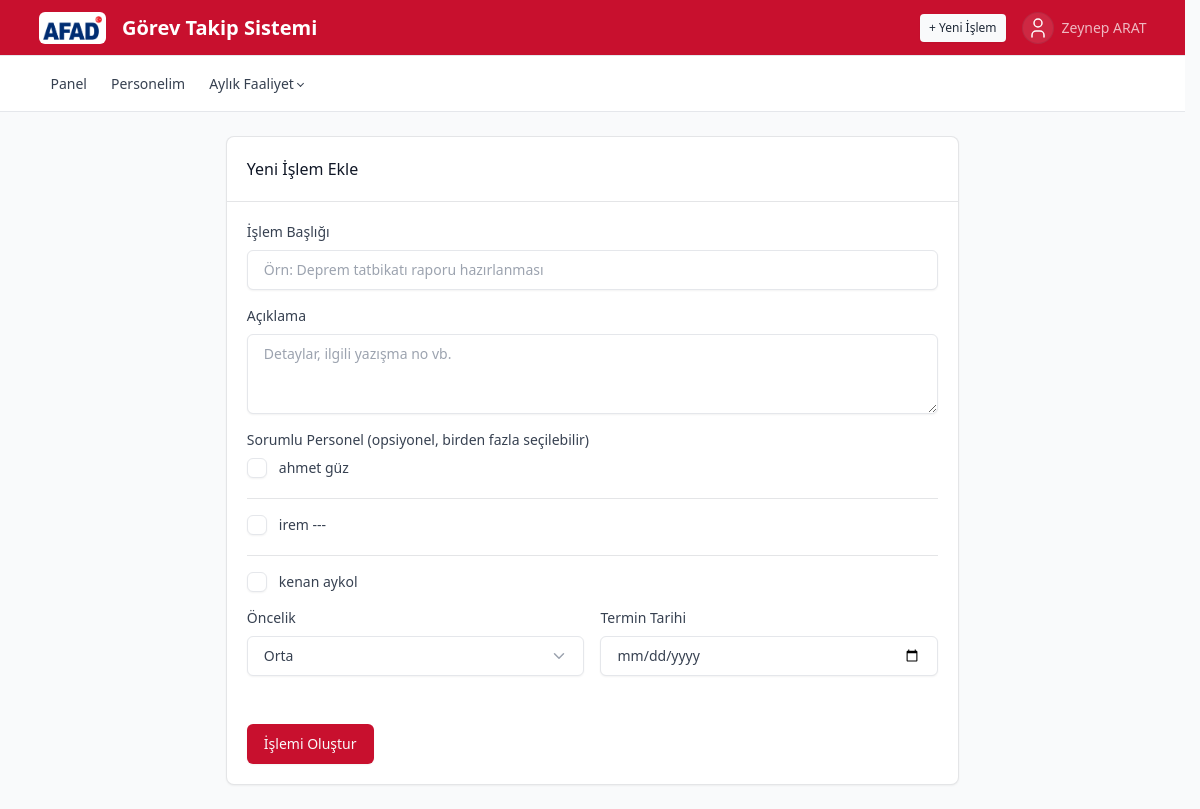
Screenshot of /tasks/new (signed in) with the database file from the repository.
### tables this page shows
CREATE TABLE users (
            id INTEGER PRIMARY KEY AUTOINCREMENT,
            username TEXT UNIQUE NOT NULL,
            password_hash TEXT NOT NULL,
            full_name TEXT NOT NULL,
            role TEXT NOT NULL CHECK(role IN ('admin','manager')),
            department TEXT,
            is_active INTEGER NOT NULL DEFAULT 1
        , email TEXT);

CREATE TABLE personnel (
            id INTEGER PRIMARY KEY AUTOINCREMENT,
            manager_id INTEGER NOT NULL,
            full_name TEXT NOT NULL,
            is_active INTEGER NOT NULL DEFAULT 1,
            created_at TEXT NOT NULL,
            FOREIGN KEY(manager_id) REFERENCES users(id)
        );

### app.py (the view, shortened to what this page needs)
@app.route("/tasks/new", methods=["GET", "POST"])
@login_required
def new_task():
    db = get_db()
    user = current_user()
    if user["role"] == "admin":
        managers = db.execute(
            "SELECT id, full_name, department FROM users WHERE role='manager' AND is_active=1 ORDER BY full_name"
        ).fetchall()
        personnel_options = []
    else:
        managers = [user]
        personnel_options = db.execute(
            "SELECT * FROM personnel WHERE manager_id=? AND is_active=1 ORDER BY full_name", (user["id"],)
        ).fetchall()
    return render_template("task_form.html", managers=managers, user=user, task=None, personnel_options=personnel_options)

### app.py (called while the page is built)
def get_db():
    if "db" not in g:
        g.db = sqlite3.connect(DB_PATH)
        g.db.row_factory = sqlite3.Row
        g.db.execute("PRAGMA foreign_keys = ON")
    return g.db

def login_required(f):
    @wraps(f)
    def wrapper(*args, **kwargs):
        if "user_id" not in session:
            return redirect(url_for("login"))
        return f(*args, **kwargs)
    return wrapper

def current_user():
    if "user_id" not in session:
        return None
    db = get_db()
    return db.execute("SELECT * FROM users WHERE id=?", (session["user_id"],)).fetchone()

### templates/task_form.html (shortened to what this page needs)
{% extends "base.html" %}
{% block content %}
<div class="row justify-content-center">
  <div class="col-12 col-lg-8">
    <div class="card">
      <div class="card-header"><h2 class="card-title">Yeni İşlem Ekle</h2></div>
      <div class="card-body">
        <form method="post">
          <div class="mb-3">
            <label class="form-label">İşlem Başlığı</label>
            <input type="text" name="title" class="form-control" required placeholder="Örn: Deprem tatbikatı raporu hazırlanması">
          </div>
          <div class="mb-3">
            <label class="form-label">Açıklama</label>
            <textarea name="description" class="form-control" rows="3" placeholder="Detaylar, ilgili yazışma no vb."></textarea>
          </div>
          {% if user.role == 'admin' %}
          <div class="mb-3">
            <label class="form-label">Sorumlu Şube Müdürü</label>
            <select name="assigned_to" class="form-select" required>
              <option value="">Seçiniz</option>
              {% for mgr in managers %}
              <option value="{{ mgr.id }}">{{ mgr.full_name }} ({{ mgr.department }})</option>
              {% endfor %}
            </select>
          </div>
          {% else %}
          {% if personnel_options %}
          <div class="mb-3">
            <label class="form-label">Sorumlu Personel (opsiyonel, birden fazla seçilebilir)</label>
            <div class="divide-y">
              {% for p in personnel_options %}
              <label class="form-check my-1">
                <input class="form-check-input" type="checkbox" name="personnel_ids" value="{{ p.id }}">
                <span class="form-check-label">{{ p.full_name }}</span>
              </label>
              {% endfor %}
            </div>
          </div>
          {% endif %}
          {% endif %}
          <div class="row">
            <div class="col-6">
              <div class="mb-3">
                <label class="form-label">Öncelik</label>
                <select name="priority" class="form-select">
                  {% for p in PRIORITIES %}
                  <option value="{{ p }}" {% if p == 'Orta' %}selected{% endif %}>{{ p }}</option>
                  {% endfor %}
                </select>
              </div>
            </div>
            <div class="col-6">
              <div class="mb-3">
                <label class="form-label">Termin Tarihi</label>
                <input type="date" name="due_date" class="form-control">
              </div>
            </div>
          </div>
          <div class="form-footer">
            <button type="submit" class="btn btn-primary">İşlemi Oluştur</button>
          </div>
        </form>
      </div>
    </div>
  </div>
</div>
{% endblock %}

### templates/base.html (shortened to what this page needs)
<!doctype html>
<html lang="tr" data-bs-theme-primary="orange">
<head>
<link rel="stylesheet" href="{{ url_for('static', filename='vendor/tabler/css/tabler.min.css') }}">
<link rel="stylesheet" href="{{ url_for('static', filename='vendor/tabler/css/tabler-themes.min.css') }}">
<link rel="stylesheet" href="{{ url_for('static', filename='style.css') }}">
</head>
<body>
{% if session.get('user_id') %}
<header class="navbar navbar-expand-md navbar-dark bg-primary d-print-none">
  <div class="container-xl">
    <a href="{{ url_for('dashboard') }}" class="navbar-brand d-flex align-items-center pe-0 pe-md-3">
      <span class="bg-white rounded d-inline-flex align-items-center p-1 me-2">
        <img src="{{ url_for('static', filename='img/afad-logo.png') }}" alt="AFAD" style="height: 24px; width: auto;">
      </span>
      Görev Takip Sistemi
    </a>
    <div class="navbar-nav flex-row order-md-last align-items-center">
      <a href="{{ url_for('new_task') }}" class="btn btn-light btn-sm d-none d-sm-inline-block me-3">+ Yeni İşlem</a>
      <div class="nav-item dropdown">
        <a href="#" class="nav-link d-flex lh-1 text-reset p-0" data-bs-toggle="dropdown" aria-expanded="false">
          <span class="avatar avatar-sm bg-white-lt">
          </span>
          <div class="d-none d-xl-block ps-2">
            <div>{{ session.get('full_name') }}</div>
          </div>
        </a>
      </div>
    </div>
  </div>
</header>
<div class="navbar-expand-md d-print-none">
  <div class="collapse navbar-collapse" id="navbar-menu">
    <div class="navbar navbar-light">
      <div class="container-xl">
        <ul class="navbar-nav">
          <li class="nav-item"><a class="nav-link" href="{{ url_for('dashboard') }}">Panel</a></li>
          {% if session.get('role') == 'admin' %}
          <li class="nav-item"><a class="nav-link" href="{{ url_for('users') }}">Şube Müdürleri</a></li>
          <li class="nav-item"><a class="nav-link" href="{{ url_for('admins') }}">Yöneticiler</a></li>
          <li class="nav-item"><a class="nav-link" href="{{ url_for('reports') }}">Raporlar</a></li>
          <li class="nav-item"><a class="nav-link" href="{{ url_for('statistics') }}">İstatistikler</a></li>
          {% else %}
          <li class="nav-item"><a class="nav-link" href="{{ url_for('personnel') }}">Personelim</a></li>
          {% endif %}
          <li class="nav-item dropdown">
            <a class="nav-link dropdown-toggle {% if request.endpoint in ('monthly_activities', 'monthly_activity_entry', 'monthly_activity_report') %}active{% endif %}"
               href="#" data-bs-toggle="dropdown" aria-expanded="false">Aylık Faaliyet</a>
          </li>
        </ul>
      </div>
    </div>
  </div>
</div>
{% endif %}
<div class="page-wrapper">
  <div class="page-body">
    <div class="container-xl">
      {% block content %}{% endblock %}
    </div>
  </div>
</div>
</body>
</html>

### static/style.css (style rules this page uses)
[data-bs-theme-primary="orange"] { --tblr-primary: #c8102e; --tblr-primary-rgb: 200, 16, 46; }

### rows the page displays
users: get "Zeynep ARAT"
personnel: full_name "ahmet güz"
personnel: full_name "irem ---"
personnel: full_name "kenan aykol"

### other values shown
form field priority "Orta"
